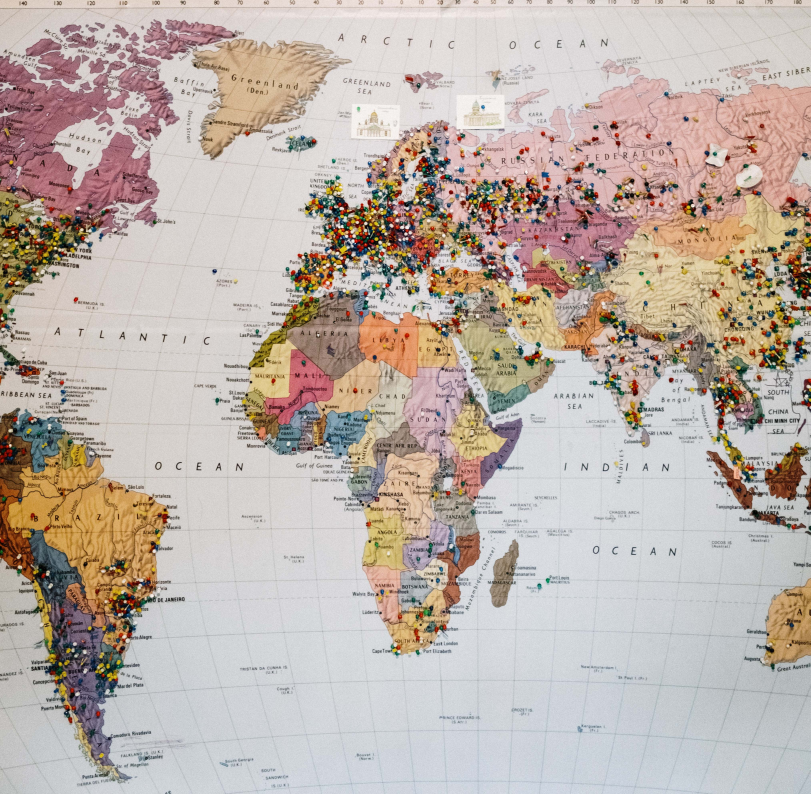
#> input picture pythonscript/images/wm.jpg, 4053 x 3969 px (shown at 1/5 size)
$ python imagesplit.py
#> lines starting #> are read from the running program, lines starting #| are printed output that depends on the picture; after the words box and inside, x2 and y2 are one past the last pixel; in counts of white or black regions, pixels touching at a corner belong together
import numpy as np
import cv2

def crop_image(image_path, output_path):
    im =  cv2.imread('./images/cropped.jpg')
    imgheight=im.shape[0]
    imgwidth=im.shape[1]
    print(imgheight)
    print(imgwidth)
    y1 = 0
    M = 100
    N = 100
    for y in range(0,imgheight,M):
        for x in range(0, imgwidth, N):
            y1 = y + M
            x1 = x + N
            tiles = im[y:y+M,x:x+N]
            print(tiles.shape[0])
            if tiles.shape[0] < 100 or  tiles.shape[1]<100:
                continue
            cv2.rectangle(im, (x, y), (x1, y1), (0, 255, 0))
            if not cv2.imwrite(output_path+str(x) + '_' + str(y)+".png",tiles):
                raise Exception("Could not write image")
            #if not cv2.imwrite(output_path +  str(x) + '_' + str(y)+"{}.jpg".format(image_path),tiles):
            #    raise Exception("Could not write image")


if __name__ == '__main__':
    img = cv2.imread("./images/wm.jpg")
#> img is the input picture: shape (3969, 4053, 3); mean B, G, R 170, 177.8, 190.1
    mask = np.zeros(img.shape[0:2], dtype=np.uint8)
    points = np.array([[[100,350],[120,400],[310,350],[360,200],[350,20],[25,120]]])
    #method 1 smooth region
    cv2.drawContours(mask, [points], -1, (255, 255, 255), -1, cv2.LINE_AA)
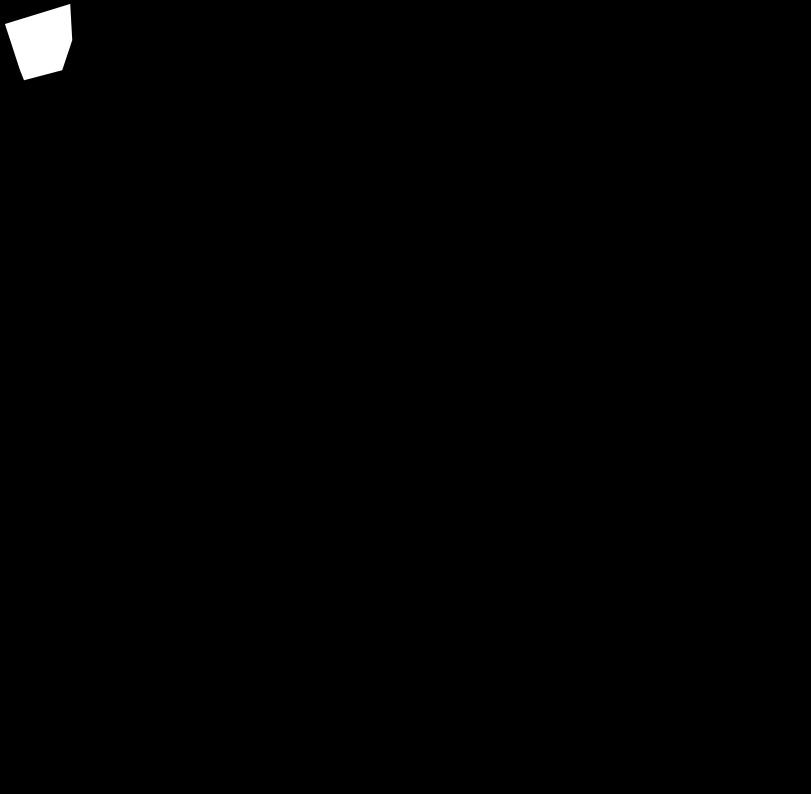
#> mask: shape (3969, 4053) (shown at 1/5 size); min 0, max 255, mean 1.4
    #method 2 not so smooth region
    # cv2.fillPoly(mask, points, (255))
    res = cv2.bitwise_and(img,img,mask = mask)
    rect = cv2.boundingRect(points) # returns (x,y,w,h) of the rect
    cropped = res[rect[1]: rect[1] + rect[3], rect[0]: rect[0] + rect[2]]
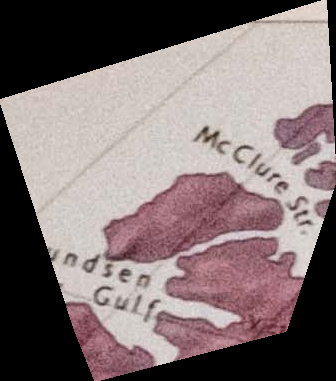
#> cropped: shape (381, 336, 3); mean B, G, R 114.5, 114.2, 128.6
    ## crate the white background of the same size of original image
    wbg = np.ones_like(img, np.uint8)*255
    cv2.bitwise_not(wbg,wbg, mask=mask)
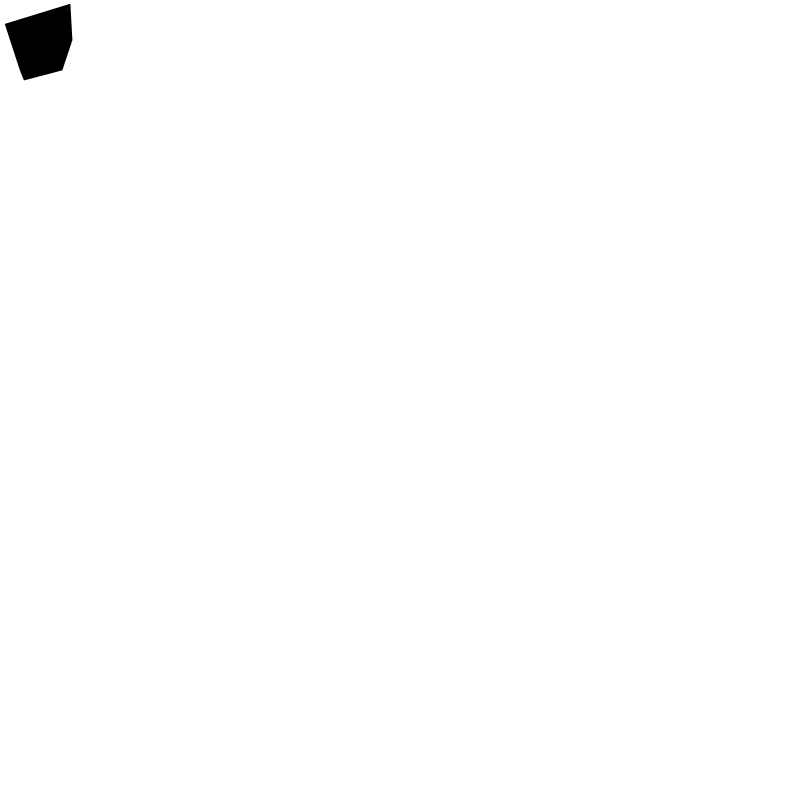
#> wbg: shape (3969, 4053, 3) (shown at 1/5 size); 99.5% white; 1 black region, box (x1, y1, x2, y2) and area: (24, 19, 362, 402) 87965
    # overlap the resulted cropped image on the white background
    dst = wbg+res
    cv2.imshow('Original',img)
    #cv2.imshow("Mask",mask)
    #cv2.imshow("Cropped", cropped )
    #cv2.imshow("Samed Size Black Image", res)
    cv2.imshow("Image", dst)
    cv2.waitKey(0)
    cv2.imwrite('./images/cropped.jpg',cropped)
    cv2.destroyAllWindows()
    crop_image('./images/', './cropped/')
#| 381
#| 336
#> the loop in crop_image, `for y in range(0,imgheight,M):` made 4 passes
#> pass 1, ``:
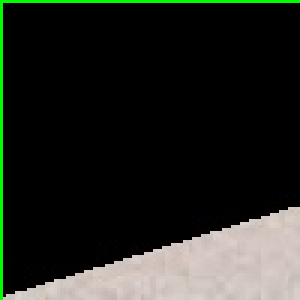
#> saved as 0_0.png: shape (100, 100, 3) (shown 3 times larger); mean B, G, R 31.2, 37.2, 34
#> pass 1, ``:
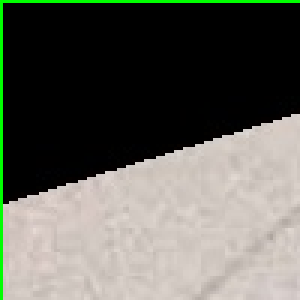
#> saved as 100_0.png: shape (100, 100, 3) (shown 3 times larger); mean B, G, R 90, 98.1, 97.6
#> pass 1, ``:
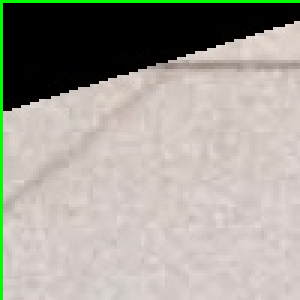
#> saved as 200_0.png: shape (100, 100, 3) (shown 3 times larger); mean B, G, R 151, 159.9, 162.4
#> after the loop in crop_image, `for y in range(0,imgheight,M):`:
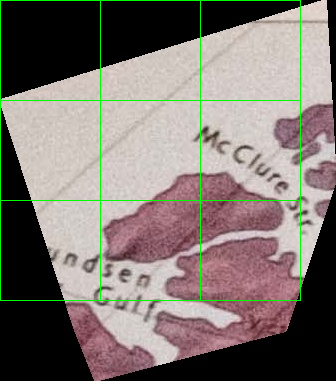
#> im: shape (381, 336, 3); mean B, G, R 112.5, 117, 126.4
